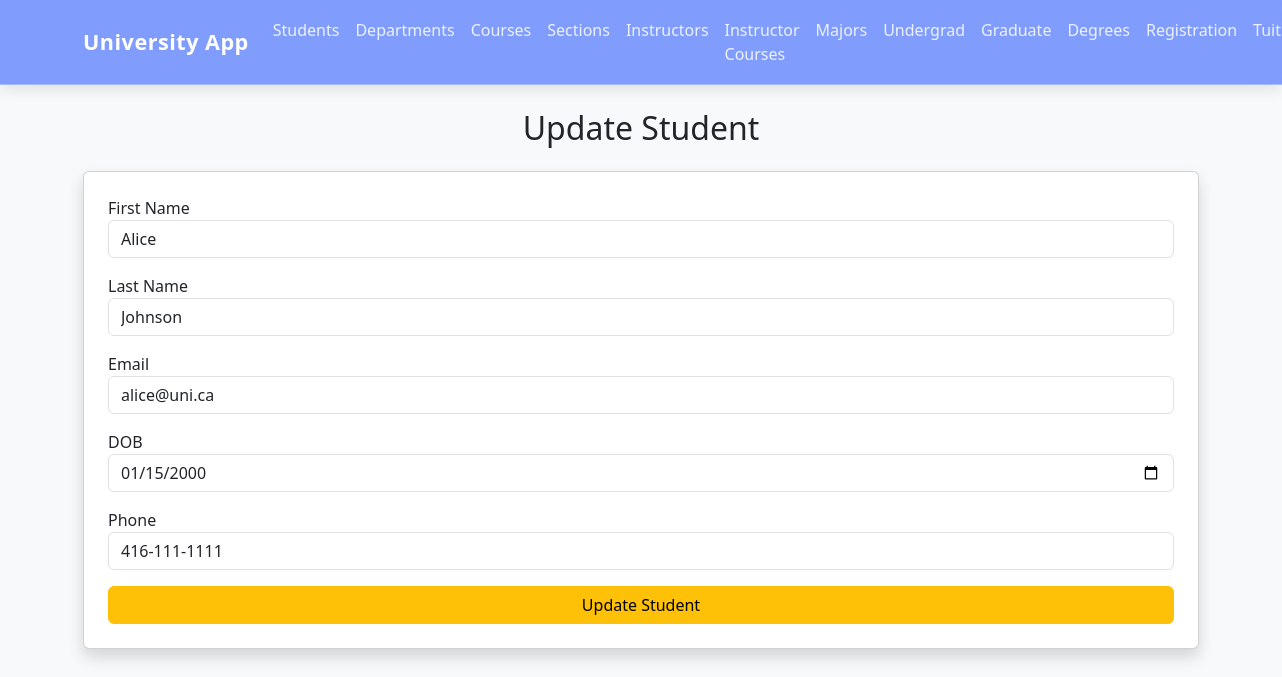
The page /update-student/1001 on the database its author committed.
### tables this page shows
CREATE TABLE Student (
    Student_ID INTEGER PRIMARY KEY,
    First_Name TEXT NOT NULL,
    Last_Name TEXT NOT NULL,
    Email TEXT,
    DOB TEXT,
    Phone TEXT
);

### app.py (the view, shortened to what this page needs)
@app.route("/update-student/<int:id>", methods=["GET", "POST"])
def update_student(id):
    conn = get_db_connection()
    student = conn.execute("SELECT * FROM Student WHERE Student_ID = ?", (id,)).fetchone()
    if not student:
        flash("Student not found!", "danger")
        return redirect(url_for("students"))
    return render_template("update_student.html", title="Update Student", student=student)

### app.py (called while the page is built)
def get_db_connection():
    conn = sqlite3.connect("university.db")
    conn.row_factory = sqlite3.Row
    return conn

### templates/update_student.html
{% extends "base.html" %}
{% block content %}
<h2 class="mb-4 text-center">Update Student</h2>
<form method="POST" class="card p-4 shadow">
    <div class="mb-3">
        <label>First Name</label>
        <input type="text" name="first_name" value="{{ student.First_Name }}" class="form-control" required>
    </div>
    <div class="mb-3">
        <label>Last Name</label>
        <input type="text" name="last_name" value="{{ student.Last_Name }}" class="form-control" required>
    </div>
    <div class="mb-3">
        <label>Email</label>
        <input type="email" name="email" value="{{ student.Email }}" class="form-control">
    </div>
    <div class="mb-3">
        <label>DOB</label>
        <input type="date" name="dob" value="{{ student.DOB }}" class="form-control">
    </div>
    <div class="mb-3">
        <label>Phone</label>
        <input type="text" name="phone" value="{{ student.Phone }}" class="form-control">
    </div>
    <button type="submit" class="btn btn-warning w-100">Update Student</button>
</form>
{% endblock %}

### rows shown on the page
Student: first_name "Alice", last_name "Johnson", email "alice@uni.ca", dob "01/15/2000", phone "416-111-1111"
